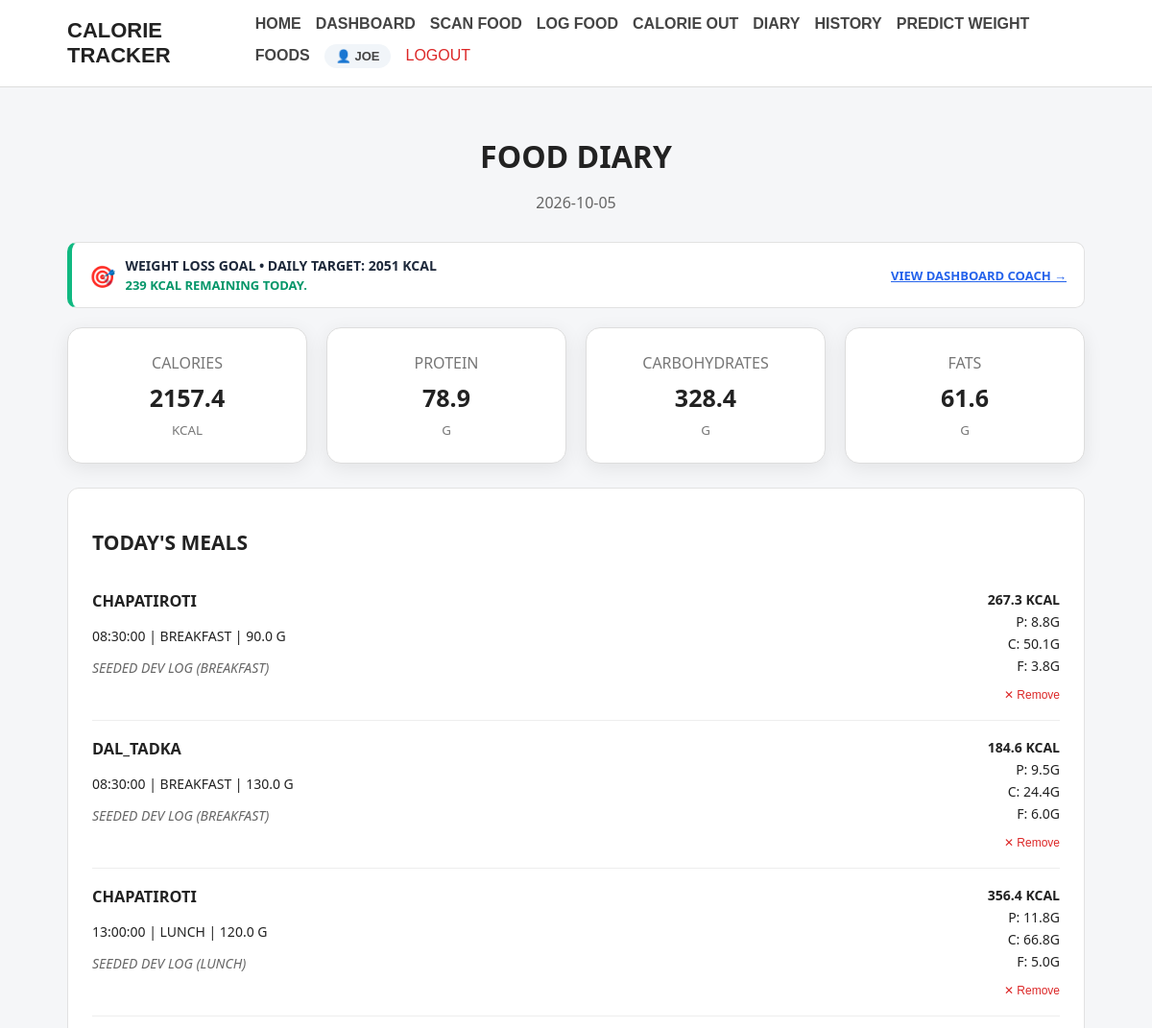
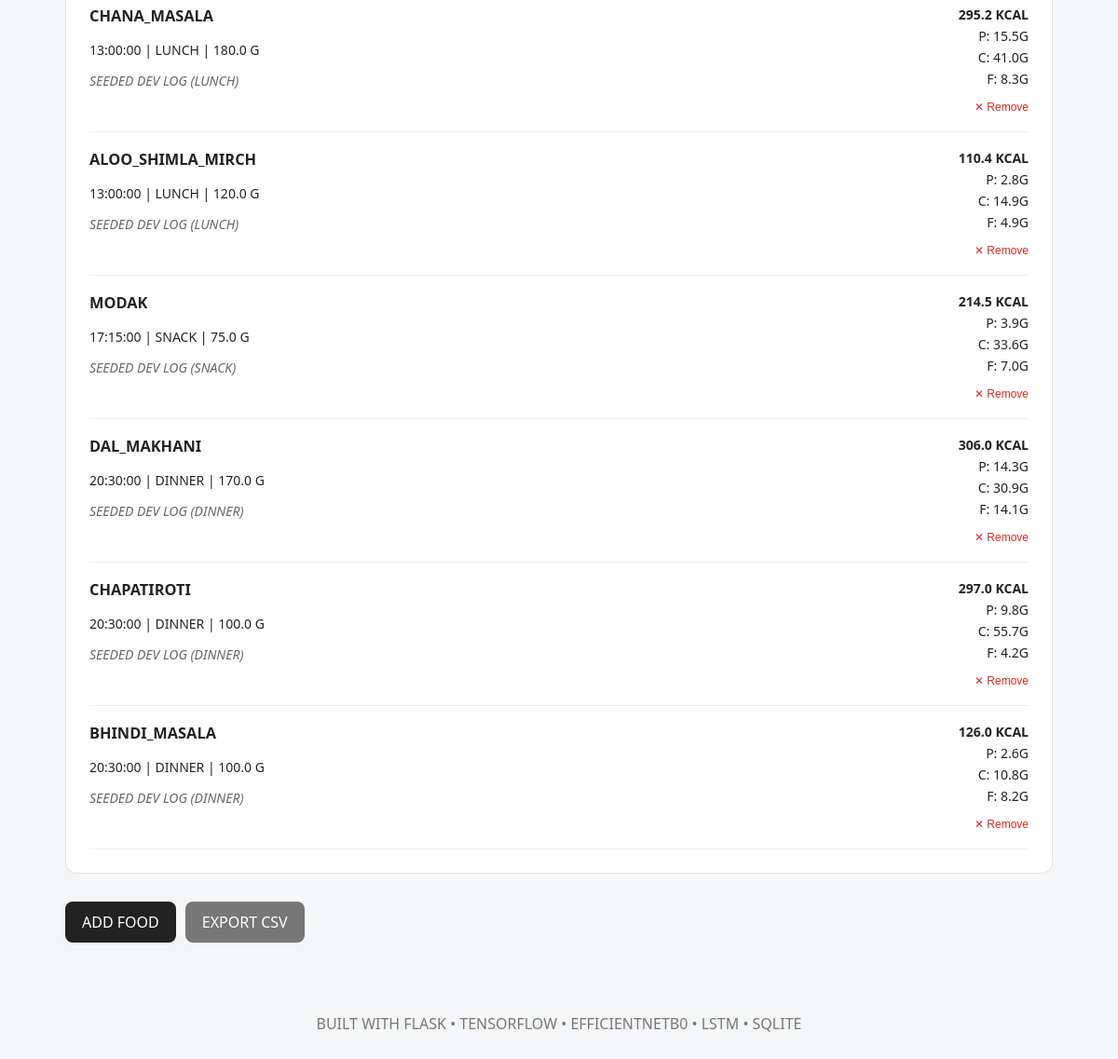
The app's page /diary/2026-10-05 (signed in) with its own data (2 pictures, top to bottom).
### tables this page shows
CREATE TABLE users (
            id INTEGER PRIMARY KEY AUTOINCREMENT,
            username TEXT NOT NULL,
            email TEXT NOT NULL UNIQUE,
            password_hash TEXT NOT NULL,
            created_at TIMESTAMP DEFAULT CURRENT_TIMESTAMP
        );

CREATE TABLE user_profiles (
            id INTEGER PRIMARY KEY AUTOINCREMENT,
            user_id INTEGER NOT NULL UNIQUE,
            age INTEGER NOT NULL,
            gender TEXT NOT NULL,
            height_cm REAL NOT NULL,
            goal TEXT NOT NULL,
            activity_level TEXT NOT NULL,
            FOREIGN KEY (user_id) REFERENCES users(id) ON DELETE CASCADE
        );

CREATE TABLE calorie_in_records (
            id INTEGER PRIMARY KEY AUTOINCREMENT,
            user_id INTEGER NOT NULL,
            dish_name TEXT NOT NULL,
            quantity REAL NOT NULL,
            meal_type TEXT,
            calories REAL DEFAULT 0.0,
            carbohydrates REAL DEFAULT 0.0,
            protein REAL DEFAULT 0.0,
            fats REAL DEFAULT 0.0,
            free_sugar REAL DEFAULT 0.0,
            fibre REAL DEFAULT 0.0,
            sodium REAL DEFAULT 0.0,
            calcium REAL DEFAULT 0.0,
            iron REAL DEFAULT 0.0,
            vitamin_c REAL DEFAULT 0.0,
            folate REAL DEFAULT 0.0,
            notes TEXT DEFAULT '',
            recorded_date TEXT NOT NULL,
            recorded_time TEXT,
            created_at TIMESTAMP DEFAULT CURRENT_TIMESTAMP,
            FOREIGN KEY (user_id) REFERENCES users(id) ON DELETE CASCADE
        );

### app.py (the view)
@app.route(
    "/diary/<date>"
)
@login_required
def diary_date(date):
    user_id = session.get("user_id")
    try:
        datetime.strptime(
            date,
            "%Y-%m-%d"
        )
    except ValueError:
        flash(
            "Invalid date. Use YYYY-MM-DD.",
            "error"
        )
        return redirect(
            url_for("diary")
        )
    entries = get_diary_by_date_user(
        user_id,
        date
    )
    totals = calculate_totals(
        entries
    )
    coach = get_daily_calorie_coach(
        user_id,
        date
    )
    return render_template(
        "diary.html",
        entries=entries,
        totals=totals,
        date=date,
        coach=coach
    )

### app.py (called while the page is built)
def login_required(view_func):
    @wraps(view_func)
    def wrapped_view(*args, **kwargs):
        if not session.get("user_id"):
            flash("Please log in to access this page.", "error")
            return redirect(url_for("login", next=request.path))
        return view_func(*args, **kwargs)
    return wrapped_view

@app.context_processor
def inject_user():
    user_id = session.get("user_id")
    if user_id:
        user = get_user_by_id(user_id)
        if user:
            return {"current_user": user, "logged_in": True}
    return {"current_user": None, "logged_in": False}

### database.py (called while the page is built)
def get_connection():
    connection = sqlite3.connect(
        DATABASE_PATH
    )
    connection.row_factory = sqlite3.Row
    connection.execute("PRAGMA foreign_keys = ON")
    return connection

def get_user_by_id(user_id):
    connection = get_connection()
    cursor = connection.cursor()
    cursor.execute("SELECT * FROM users WHERE id = ?", (user_id,))
    user = cursor.fetchone()
    connection.close()
    return user

def get_user_profile(user_id):
    connection = get_connection()
    cursor = connection.cursor()
    cursor.execute("SELECT * FROM user_profiles WHERE user_id = ?", (user_id,))
    profile = cursor.fetchone()
    connection.close()
    return profile

def get_latest_weight(user_id):
    connection = get_connection()
    cursor = connection.cursor()
    cursor.execute("""
        SELECT * FROM weight_records
        WHERE user_id = ?
        ORDER BY recorded_date DESC, created_at DESC
        LIMIT 1
    """, (user_id,))
    record = cursor.fetchone()
    connection.close()
    return record

def format_calorie_in_row(row):
    if row is None:
        return None
    d = dict(row)
    d["weight"] = d.get("quantity", 0.0)
    d["date"] = d.get("recorded_date", "")
    d["time"] = d.get("recorded_time", "")
    d["nutrition"] = {
        "Calories (kcal)": d.get("calories", 0.0),
        "Protein (g)": d.get("protein", 0.0),
        "Carbohydrates (g)": d.get("carbohydrates", 0.0),
        "Fats (g)": d.get("fats", 0.0),
        "Free Sugar (g)": d.get("free_sugar", 0.0),
        "Fibre (g)": d.get("fibre", 0.0),
        "Sodium (mg)": d.get("sodium", 0.0),
        "Calcium (mg)": d.get("calcium", 0.0),
        "Iron (mg)": d.get("iron", 0.0),
        "Vitamin C (mg)": d.get("vitamin_c", 0.0),
        "Folate (µg)": d.get("folate", 0.0)
    }
    return d

### templates/diary.html (shortened to what this page needs)
{% extends "base.html" %}
{% block content %}
<div class="page-header">
    <h1>
        Food Diary
    </h1>
    <p>
        {{ date }}
    </p>
</div>
{% if coach and coach.has_profile %}
<div class="card" style="margin-bottom: 20px; border-left: 5px solid {% if coach.is_over_budget %}#ef4444{% else %}#10b981{% endif %}; background: #ffffff; padding: 14px 18px; border-radius: 10px; display: flex; flex-wrap: wrap; justify-content: space-between; align-items: center; gap: 12px;">
    <div style="display: flex; align-items: center; gap: 10px;">
        <span style="font-size: 22px;">{% if coach.is_over_budget %}⚠️{% else %}🎯{% endif %}</span>
        <div>
            <strong style="color: #1e293b; font-size: 14px;">
                {{ coach.goal }} Goal &bull; Daily Target: {{ "%.0f"|format(coach.daily_target) }} kcal
            </strong>
            <p style="margin: 2px 0 0; font-size: 13px; color: {% if coach.is_over_budget %}#dc2626{% else %}#059669{% endif %}; font-weight: 600;">
                {% if coach.is_over_budget %}
                    Over budget by {{ "%.0f"|format(coach.excess_calories) }} kcal! Check Dashboard for activity burn-off suggestions.
                {% else %}
                    {{ "%.0f"|format(coach.remaining) }} kcal remaining today.
                {% endif %}
            </p>
        </div>
    </div>
    <div style="display: flex; gap: 10px;">
        <a href="{{ url_for('dashboard') }}" style="font-size: 13px; color: #2563eb; text-decoration: underline; font-weight: 600; align-self: center;">
            View Dashboard Coach &rarr;
        </a>
    </div>
</div>
{% endif %}
<div class="summary-grid">
    <div class="summary-card">
        <span>
            Calories
        </span>
        <strong>
            {{ "%.1f"|format(
                totals["Calories (kcal)"]
            ) }}
        </strong>
        <small>
            kcal
        </small>
    </div>
    <div class="summary-card">
        <span>
            Protein
        </span>
        <strong>
            {{ "%.1f"|format(
                totals["Protein (g)"]
            ) }}
        </strong>
        <small>
            g
        </small>
    </div>
    <div class="summary-card">
        <span>
            Carbohydrates
        </span>
        <strong>
            {{ "%.1f"|format(
                totals["Carbohydrates (g)"]
            ) }}
        </strong>
        <small>
            g
        </small>
    </div>
    <div class="summary-card">
        <span>
            Fats
        </span>
        <strong>
            {{ "%.1f"|format(
                totals["Fats (g)"]
            ) }}
        </strong>
        <small>
            g
        </small>
    </div>
</div>
{% if entries %}
<div class="card">
    <h2>
        Today's Meals
    </h2>
    {% for entry in entries %}
    <div class="diary-entry">
        <div>
            <h3>
                {{ entry.dish_name }}
            </h3>
            <p>
                {{ entry.time }}
                |
                {{ entry.meal_type|capitalize }}
                |
                {{ entry.weight }} g
            </p>
            {% if entry.notes %}
            <p class="notes">
                {{ entry.notes }}
            </p>
            {% endif %}
        </div>
        <div class="nutrition-small">
            <strong>
                {{ "%.1f"|format(
                    entry.nutrition[
                        "Calories (kcal)"
                    ]
                ) }}
                kcal
            </strong>
            <span>
                P:
                {{ "%.1f"|format(
                    entry.nutrition[
                        "Protein (g)"
                    ]
                ) }}g
            </span>
            <span>
                C:
                {{ "%.1f"|format(
                    entry.nutrition[
                        "Carbohydrates (g)"
                    ]
                ) }}g
            </span>
            <span>
                F:
                {{ "%.1f"|format(
                    entry.nutrition[
                        "Fats (g)"
                    ]
                ) }}g
            </span>
            {% if entry.id %}
            <form action="{{ url_for('delete_food', record_id=entry.id) }}" method="POST" style="margin-top:6px;" onsubmit="return confirm('Remove this food entry?');">
                <button type="submit" style="background:none; border:none; color:#dc2626; font-size:12px; cursor:pointer; padding:0;">
                    ✕ Remove
                </button>
            </form>
            {% endif %}
        </div>
    </div>
    {% endfor %}
</div>
{% endif %}
<div class="action-row">
    <a
        href="{{ url_for('log_food') }}"
        class="button"
    >
        Add Food
    </a>
    <a
        href="{{ url_for('export_diary') }}"
        class="button secondary"
    >
        Export CSV
    </a>
</div>
{% endblock %}

### templates/base.html (shortened to what this page needs)
<!DOCTYPE html>
<html lang="en">
<head>
    <link rel="stylesheet" href="{{ url_for('static', filename='css/style.css') }}">
</head>
<body>
    <nav class="navbar">
        <div class="nav-container">
            <a href="{{ url_for('home') }}" class="logo">
                Calorie Tracker
            </a>
            <div class="nav-links">
                <a href="{{ url_for('home') }}">
                    Home
                </a>
                {% if logged_in %}
                <a href="{{ url_for('dashboard') }}">
                    Dashboard
                </a>
                <a href="{{ url_for('food_scan') }}">
                    Scan Food
                </a>
                <a href="{{ url_for('log_food') }}">
                    Log Food
                </a>
                <a href="{{ url_for('calorie_out') }}">
                    Calorie Out
                </a>
                <a href="{{ url_for('diary') }}">
                    Diary
                </a>
                <a href="{{ url_for('history') }}">
                    History
                </a>
                <a href="{{ url_for('predict_weight') }}">
                    Predict Weight
                </a>
                <a href="{{ url_for('foods') }}">
                    Foods
                </a>
                <a href="{{ url_for('profile') }}" class="nav-user-badge">
                    👤 {{ current_user['username'] if current_user else 'Profile' }}
                </a>
                <a href="{{ url_for('logout') }}" class="nav-link-logout">
                    Logout
                </a>
                {% endif %}
            </div>
        </div>
    </nav>
    <main class="container">
        {% block content %}
        {% endblock %}
    </main>
    <footer>
        <p>
            Built with Flask • TensorFlow • EfficientNetB0 • LSTM • SQLite
        </p>
    </footer>
</body>
</html>

### static/css/style.css (style rules this page uses)
* { box-sizing: border-box; }
body { margin: 0; font-family: "Segoe UI", sans-serif; background: #f5f6f8; color: #222; text-transform: uppercase; }
.navbar { background: #ffffff; border-bottom: 1px solid #ddd; font-family: "Trebuchet MS", sans-serif; font-weight: bold; }
.nav-container { max-width: 1100px; margin: auto; padding: 16px 20px; display: flex; justify-content: space-between; align-items: center; gap: 20px; }
.logo { font-size: 22px; font-weight: bold; text-decoration: none; color: #222; }
.nav-links { display: flex; flex-wrap: wrap; gap: 15px; }
.nav-links a { text-decoration: none; color: #444; }
.container { max-width: 1100px; margin: auto; padding: 30px 20px; }
.button { display: inline-block; padding: 11px 18px; background: #222; color: white; text-decoration: none; border: none; border-radius: 8px; cursor: pointer; margin-top: 10px; text-transform: uppercase; }
.button.secondary { background: #777; text-transform: uppercase; }
.card { background: white; padding: 25px; margin-bottom: 20px; border-radius: 12px; border: 1px solid #e2e2e2; font-size: 14px; }
.page-header { margin-bottom: 25px; }
.summary-grid { display: grid; grid-template-columns: repeat(4, 1fr); gap: 15px; margin-bottom: 20px; }
.summary-card { background: white; border: 1px solid #ddd; border-radius: 10px; padding: 20px; }
.summary-card span, .summary-card small { display: block; color: #777; }
.summary-card strong { display: block; font-size: 25px; margin: 8px 0; }
.diary-entry { display: flex; justify-content: space-between; gap: 20px; padding: 18px 0; border-bottom: 1px solid #eee; }
.diary-entry h3 { margin-top: 0; }
.notes { color: #666; font-style: italic; }
.nutrition-small { display: flex; flex-direction: column; align-items: flex-end; gap: 4px; }
.action-row { display: flex; gap: 10px; flex-wrap: wrap; }
footer { text-align: center; padding: 30px; color: #777; }
.page-header { text-align: center; margin-bottom: 30px; }
.page-header h1 { margin-top: 20px; margin-bottom: 10px; }
.page-header p { color: #666; }
.summary-grid { display: grid; grid-template-columns: repeat(auto-fit, minmax(220px, 1fr)); gap: 20px; margin-bottom: 25px; }
.summary-card { background: white; padding: 25px; border-radius: 15px; text-align: center; box-shadow: 0 5px 20px rgba(0, 0, 0, 0.08); }
.nav-user-badge { display: inline-flex; align-items: center; gap: 6px; background: #f1f5f9; padding: 5px 12px; border-radius: 20px; font-weight: 600; font-size: 13px; color: #334155; position: relative; top: -3px; }
.nav-link-logout { color: #dc2626 !important; font-weight: 500; }

### records on screen
users: username "JOE"
user_profiles: goal "WEIGHT LOSS"
calorie_in_records: dish_name "CHAPATIROTI", time "08:30:00", meal_type "BREAKFAST", weight "90.0", notes "SEEDED DEV LOG (BREAKFAST)", calories "267.3", protein "8.8", carbohydrates "50.1", fats "3.8"
calorie_in_records: dish_name "DAL_TADKA", time "08:30:00", meal_type "BREAKFAST", weight "130.0", notes "SEEDED DEV LOG (BREAKFAST)", calories "184.6", protein "9.5", carbohydrates "24.4", fats "6.0"
calorie_in_records: dish_name "CHAPATIROTI", time "13:00:00", meal_type "LUNCH", weight "120.0", notes "SEEDED DEV LOG (LUNCH)", calories "356.4", protein "11.8", carbohydrates "66.8", fats "5.0"
calorie_in_records: dish_name "CHANA_MASALA", time "13:00:00", meal_type "LUNCH", weight "180.0", notes "SEEDED DEV LOG (LUNCH)", calories "295.2", protein "15.5", carbohydrates "41.0", fats "8.3"
calorie_in_records: dish_name "ALOO_SHIMLA_MIRCH", time "13:00:00", meal_type "LUNCH", weight "120.0", notes "SEEDED DEV LOG (LUNCH)", calories "110.4", protein "2.8", carbohydrates "14.9", fats "4.9"
calorie_in_records: dish_name "MODAK", time "17:15:00", meal_type "SNACK", weight "75.0", notes "SEEDED DEV LOG (SNACK)", calories "214.5", protein "3.9", carbohydrates "33.6", fats "7.0"
calorie_in_records: dish_name "DAL_MAKHANI", time "20:30:00", meal_type "DINNER", weight "170.0", notes "SEEDED DEV LOG (DINNER)", calories "306.0", protein "14.3", carbohydrates "30.9", fats "14.1"
calorie_in_records: dish_name "CHAPATIROTI", time "20:30:00", meal_type "DINNER", weight "100.0", notes "SEEDED DEV LOG (DINNER)", calories "297.0", protein "9.8", carbohydrates "55.7", fats "4.2"
calorie_in_records: dish_name "BHINDI_MASALA", time "20:30:00", meal_type "DINNER", weight "100.0", notes "SEEDED DEV LOG (DINNER)", calories "126.0", protein "2.6", carbohydrates "10.8", fats "8.2"

### other values on screen
{{ date }} "2026-10-05"
{{ "%.0f"|format(coach.daily_target) }} "2051"
{{ "%.0f"|format(coach.remaining) }} "239"
{{ "%.1f"|format(
                totals["Calories (kcal)"]
            ) }} "2157.4"
{{ "%.1f"|format(
                totals["Protein (g)"]
            ) }} "78.9"
{{ "%.1f"|format(
                totals["Fats (g)"]
            ) }} "61.6"
